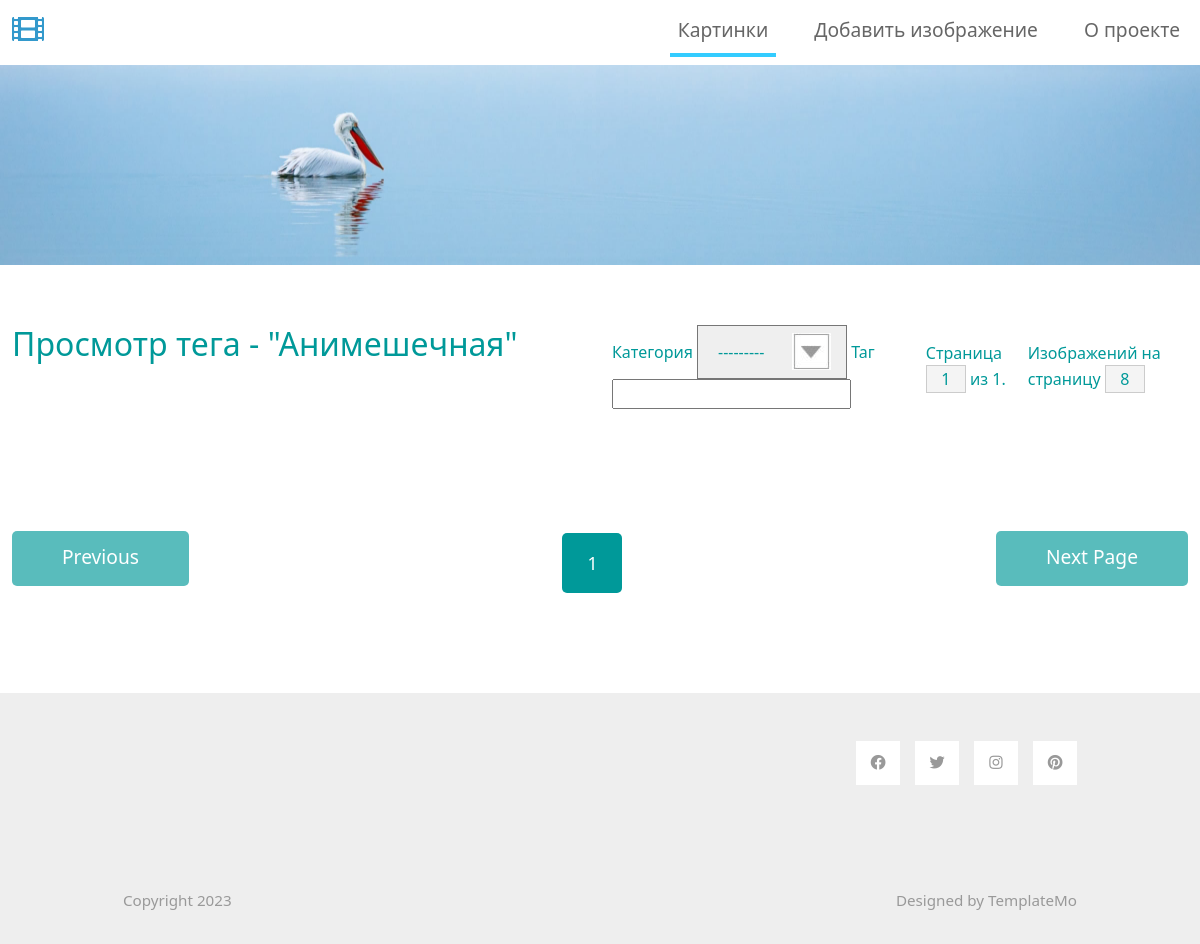
Before: /tag/Анимешечная/ with the older database file.
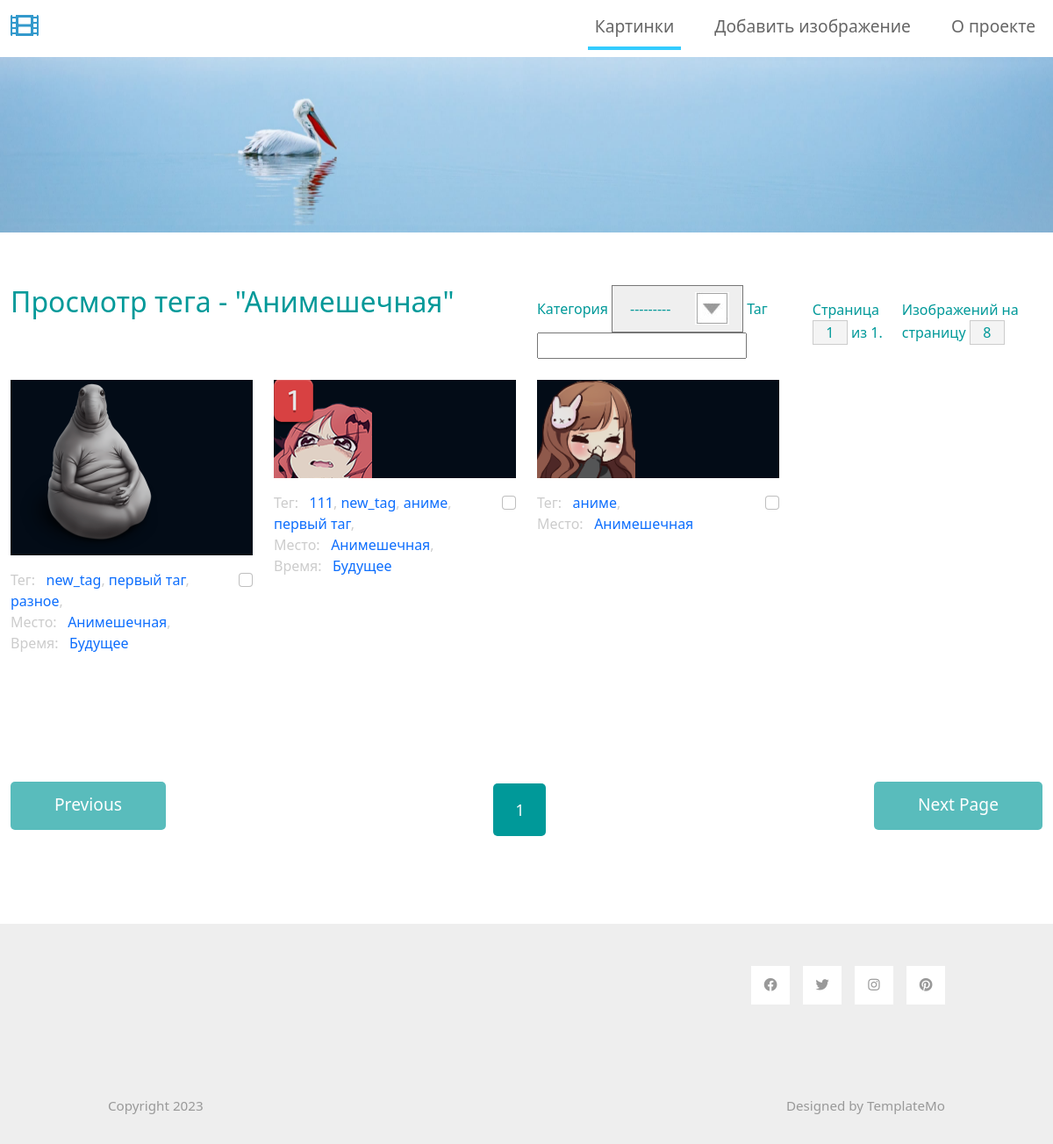
After: the same page with the newer database file.
### image/models.py (models this page shows, shortened)
class Image(models.Model):
    image = models.ImageField(upload_to='img/%Y/%m/%d',
                              verbose_name='Изображение')
    image_name = models.CharField(max_length=30,
                                  verbose_name='Название изображения')
    tags = models.ManyToManyField(Tag, verbose_name='Теги', )
    class Meta:
        default_related_name = 'images'
        verbose_name = 'картинки'
        verbose_name_plural = 'Картинки'
        ordering = ('pk',)

### tag_anything/models.py (models this page shows, shortened)
class Tag(models.Model):
    tag = models.CharField(
        max_length=20,
        unique=True,
        verbose_name='Тег'
    )
    category = models.ForeignKey(
        'TagCategory',
        on_delete=models.CASCADE,
        verbose_name='Категория',
    )
    class Meta:
        verbose_name = 'тег'
        verbose_name_plural = 'Теги'
        ordering = ('category', 'tag')
    def __str__(self) -> str:
        return self.tag

class TagCategory(models.Model):
    name = models.CharField(
        max_length=30,
        unique=True,
        verbose_name='Название',
    )
    class Meta:
        verbose_name = 'категория'
        verbose_name_plural = 'Категории'
        ordering = ('pk',)
    def __str__(self):
        return self.name

### gallery/views.py (the view, shortened to what this page needs)
# urls.py: path('', views.ImageListView.as_view(), name='index'),
class ImageListView(ListView):
    model = Image
    template_name = 'gallery/gallery.html'
    context_object_name = 'images'
    paginate_by = GALLERY_DEFAULT_SETTINGS['image_per_page']
    def get_context_data(self, **kwargs: Any) -> Dict[str, Any]:
        context = super().get_context_data(**kwargs)
        if tag := self.kwargs.get('tag_str'):
            context['title'] = f'Просмотр тега - "{tag}"'
        else:
            context['title'] = 'Фото органайзер'
        tag_form = AddTags(self.request.GET)
        if (tag_form.is_valid()):
            select_tag = Tag.objects.get_or_create(**tag_form.cleaned_data)[0]
            for key, value in self.request.GET.items():
                if key.isdigit() and value == 'on':
                    Image.objects.get(pk=key).tags.add(select_tag.pk)
        context['image_per_page'] = self.request.session.get(
            'image_per_page',
            GALLERY_DEFAULT_SETTINGS['image_per_page'])
        context['tag_form'] = tag_form
        return context
    def get_paginate_by(self, queryset) -> int:
        return self.request.session.get(
            'image_per_page',
            GALLERY_DEFAULT_SETTINGS['image_per_page']
        )
    def get_queryset(self):
        if tag := self.kwargs.get('tag_str'):
            images = Image.objects.prefetch_related(
                'tags',
                'tags__category'
            ).filter(tags__tag=tag)
        else:
            images = Image.objects.prefetch_related(
                'tags',
                'tags__category'
            ).all()
        return images

### gallery/forms.py
class AddTags(forms.Form):
    tag = forms.CharField(
        max_length=20,
        widget=forms.TextInput(
            attrs={
                'class': 'tm-text-primary'
            }),
        empty_value='Введите тег',
        label='Таг'
    )
    category = forms.ModelChoiceField(
        queryset=TagCategory.objects.all(),
        label='Категория',
        widget=forms.Select(attrs={
            'style': 'width:150px; padding:none',
        })
    )

### templates/gallery/gallery.html (shortened to what this page needs)
{% extends 'base.html' %}
{% block content %}
  <div class="container-fluid tm-container-content tm-mt-60">
    <div class="row mb-4">
      <h2 class="col-6 tm-text-primary">
        {{ title }}
      </h2>
      <div class="col-6 d-flex justify-content-end align-items-center">
        <form action="" class="tm-text-primary" method="GET" id="tag_selector">
          {{ tag_form.category.label }} {{ tag_form.category }} {{ tag_form.tag.label }} {{ tag_form.tag }}
        </form>
        <form action="" class="tm-text-primary" method="GET">
          Страница <input name="page" type="text" value="{{ page_obj.number }}" size="1" class="tm-input-paging tm-text-primary"> из {{ paginator.num_pages }}.&nbsp;
        </form>
        <form action="" class="tm-text-primary" method="GET">
           Изображений на страницу <input name="image_per_page" type="input" value="{{ image_per_page }}" size="1" class="tm-input-paging tm-text-primary">&nbsp;
        </form>
      </div>
    </div>
    <div class="row tm-mb-90 tm-gallery">
      {% for image in images %}
        {% include 'gallery/includes/thumb.html' %}
      {% endfor %}
    </div>
    <div class="row tm-mb-90">
      <div class="col-12 d-flex justify-content-between align-items-center tm-paging-col">
        <a
          href="{% if page_obj.has_previous %}?page={{ page_obj.previous_page_number }}{% else %}javascript:void(0);{% endif %}"
          class="btn btn-primary tm-btn-prev mb-2 {% if not page_obj.has_previous %}disabled{% endif %}"
        >Previous</a>
        <div class="tm-paging d-flex">
          {% for p in paginator.page_range %}
            {% if p >= page_obj.number|add:-2 and p <= page_obj.number|add:2 %}
              <a href="{% if p == page_obj.number %}javascript:void(0);{% else %}?page={{ p }}{% endif %}"
                class="{% if p == page_obj.number %}active{% endif %} tm-paging-link">{{ p }}</a>
            {% endif %}
          {% endfor %}
        </div>
        <a
        href="{% if page_obj.has_next %}?page={{ page_obj.next_page_number }}{% else %}javascript:void(0);{% endif %}"
        class="btn btn-primary tm-btn-prev mb-2 {% if not page_obj.has_next %}disabled{% endif %}"
      >Next Page</a>
      </div>
    </div>
  </div>
{% endblock content %}

### templates/base.html (shortened to what this page needs)
{% load static %}
<!DOCTYPE html>
<html lang="en">
<head>
  <link rel="stylesheet" href="{% static 'css/bootstrap.min.css' %}">
  <link rel="stylesheet" href="{% static 'css/all.min.css' %}">
  <link rel="stylesheet" href="{% static 'css/templatemo-style.css' %}">
</head>
<body>
  {% include 'includes/header.html' %}
  {% block content %}{% endblock content %}
  {% include 'includes/footer.html' %}
</body>
</html>

### templates/includes/header.html (shortened to what this page needs)
{% load static %}
<nav class="navbar navbar-expand-lg">
  <div class="container-fluid">
    <a class="navbar-brand" href="/">
      <i class="fas fa-film mr-2"></i>
    </a>
    <div class="collapse navbar-collapse" id="navbarSupportedContent">
    <ul class="navbar-nav ml-auto mb-2 mb-lg-0">
      {% with request.resolver_match.view_name as view_name %}
        <li class="nav-item">
          <a class="nav-link nav-link-1{% if view_name in 'gallery:index,gallery:tag_view,gallery:image' %} active{% endif %}"
            aria-current="page" href="{% url 'gallery:index' %}"
            >Картинки</a>
        </li>
        <li class="nav-item">
          <a class="nav-link nav-link-2{% if view_name in 'gallery:add_image' %} active{% endif %}"
            href="{% url 'gallery:add_image' %}"
            >Добавить изображение</a>
        </li>
        <li class="nav-item">
          <a class="nav-link nav-link-3{% if view_name == 'gallery:about' %} active{% endif %}"
            href="{% url 'gallery:about' %}"
            >О проекте</a>
        </li>
      {% endwith %}
    </ul>
    </div>
  </div>
</nav>
<div class="tm-hero d-flex justify-content-center align-items-center" data-parallax="scroll" data-image-src="{% static 'img/hero.jpg' %}">
</div>

### templates/gallery/includes/thumb.html (shortened to what this page needs)
<div class="col-xl-3 col-lg-4 col-md-6 col-sm-6 col-12 mb-5">
  <figure class="effect-ming tm-video-item">
    <img src="{{ image.image.url }}" alt="{{ image.name }}" class="img-fluid">
    <figcaption class="d-flex align-items-center justify-content-center">
    </figcaption>
  </figure>
  <div class="d-flex justify-content-between tm-text-gray">
    {% include 'gallery/includes/taglist.html' with tags=image.tags.all %}
    <span>
      <input type="checkbox" id="{{ image.pk }}" name="{{ image.pk }}" form="tag_selector" class="form-check-input">
    </span>
  </div>
</div>

### templates/gallery/includes/taglist.html
<span class="tm-text-gray-light">
  {% for tag in tags %}
    {% ifchanged tag.category %}
      <span>
        {% if not forloop.first %}<br>{% endif %} {{ tag.category }}: &nbsp;
      </span>
    {% endifchanged %}
      <a href="{% url 'gallery:tag_view' tag %}">{{ tag }}</a>{% if not forloop.last %},{% endif %}
  {% endfor %}
</span>

### templates/includes/footer.html (shortened to what this page needs)
<footer class="tm-bg-gray pt-5 pb-3 tm-text-gray tm-footer">
    <div class="container-fluid tm-container-small">
      <div class="row">
        <div class="col-lg-6 col-md-12 col-12 px-5 mb-5">
        </div>
        <div class="col-lg-3 col-md-6 col-sm-6 col-12 px-5 mb-5">
        </div>
        <div class="col-lg-3 col-md-6 col-sm-6 col-12 px-5 mb-5">
          <ul class="tm-social-links d-flex justify-content-end pl-0 mb-5">
            <li class="mb-2"><a href="https://facebook.com"><i class="fab fa-facebook"></i></a></li>
            <li class="mb-2"><a href="https://twitter.com"><i class="fab fa-twitter"></i></a></li>
            <li class="mb-2"><a href="https://instagram.com"><i class="fab fa-instagram"></i></a></li>
            <li class="mb-2"><a href="https://pinterest.com"><i class="fab fa-pinterest"></i></a></li>
          </ul>
        </div>
      </div>
      <div class="row">
        <div class="col-lg-8 col-md-7 col-12 px-5 mb-3">
          Copyright 2023
        </div>
        <div class="col-lg-4 col-md-5 col-12 px-5 text-right">
          Designed by <a href="https://templatemo.com" class="tm-text-gray" rel="sponsored" target="_parent">TemplateMo</a>
        </div>
      </div>
    </div>
  </footer>

### static_dev/css/templatemo-style.css (style rules this page uses)
a { text-decoration: none; transition: all 0.3s ease; }
.container-fluid { max-width: 1770px; }
.tm-container-small { max-width: 1050px; }
.btn { border-radius: 0; }
.btn-primary { background-color: #009999; border: 0; border-radius: 5px; padding: 12px 50px 14px; font-size: 1.2rem; }
.btn-primary.disabled, .btn-primary:disabled { background-color: #009999; pointer-events: all; cursor: not-allowed; }
.navbar-brand { color: #3399CC; font-size: 1.6rem; }
.navbar-brand i { font-size: 2rem; }
.tm-hero { min-height: 200px; background: transparent; }
.tm-mt-60 { margin-top: 60px; }
.tm-mb-90 { margin-bottom: 90px; }
.tm-text-primary { color: #009999; }
.tm-bg-gray { background-color: #EEEEEE; }
.tm-input-paging { width: 40px; border-radius: 0; border: 1px solid #CCCCCC; background: #f4f4f4; text-align: center; }
.nav-item { margin-right: 30px; }
.nav-item:last-child { margin-right: 0; }
.nav-link { color: #666666; border-bottom: 4px solid transparent; font-size: 1.2rem; }
.nav-link-1.active, .nav-link-1:hover { border-color: #33CCFF; }
p, .tm-text-gray { color: #999; }
.tm-text-gray-light { color: #CCC; }
.tm-video-item { position: relative; overflow: hidden; text-align: center; cursor: pointer; }
.tm-video-item img { position: relative; display: block; min-height: 100%; max-width: 100%; opacity: 0.8; }
.tm-video-item figcaption { padding: 2em; color: #fff; text-transform: uppercase; font-size: 1.25em; -webkit-backface-visibility: hidden; backface-visibility: hidden; }
.tm-video-item figcaption::before, .tm-video-item figcaption::after { pointer-events: none; }
.tm-video-item figcaption, .tm-video-item figcaption > a { position: absolute; top: 0; left: 0; width: 100%; height: 100%; }
.tm-paging-link { display: flex; justify-content: center; align-items: center; width: 60px; height: 60px; font-size: 1.1rem; color: #999; background-color: #EEEEEE; margin: 10px; border-radius: 5px; text-decoration: none; transition: all 0.3s ease; }
.tm-paging-link:hover, .tm-paging-link.active { background-color: #009999; color: #fff; }
figure.effect-ming { background: #030c17; }
figure.effect-ming img { opacity: 0.9; -webkit-transition: opacity 0.35s; transition: opacity 0.35s; }
figure.effect-ming figcaption::before { position: absolute; top: 30px; right: 30px; bottom: 30px; left: 30px; border: 2px solid #fff; box-shadow: 0 0 0 30px rgba(255,255,255,0.2); content: ''; opacity: 0; -webkit-transition: opacity 0.35s, -webkit-transform 0.35s; transition: opacity 0.35s, transform 0.35s; -webkit-transform: scale3d(1.4,1.4,1); transform: scale3d(1.4,1.4,1); }
.tm-social-links li { list-style: none; margin-right: 15px; }
.tm-social-links li:last-child { margin-right: 0; }
.tm-social-links li a { color: #999999; width: 44px; height: 44px; display: flex; background-color: #fff; align-items: center; justify-content: center; }
.tm-footer { font-size: 0.95rem; }
select:not([multiple]) { -webkit-appearance: none; -moz-appearance: none; background-position: right 15px center; background-repeat: no-repeat; background-image: url(../img/select-arrow.png); padding: 14px 20px; padding-right: 20px; color: #666; }
.form-control, input:-internal-autofill-selected, select:not([multiple]) { color: #009999 !important; }

Changed rows visible on the page:
added Image: image (picture)
added Tag: category "Тег", tag "new_tag"
added Tag: tag "первый таг"
added Tag: tag "разное"
added Tag: category "Место", tag "Анимешечная"
added Tag: category "Время", tag "Будущее"
added Image: image (picture)
added Tag: category "Тег", tag "111"
added Tag: tag "аниме", category "Тег"
added Image: image (picture)
